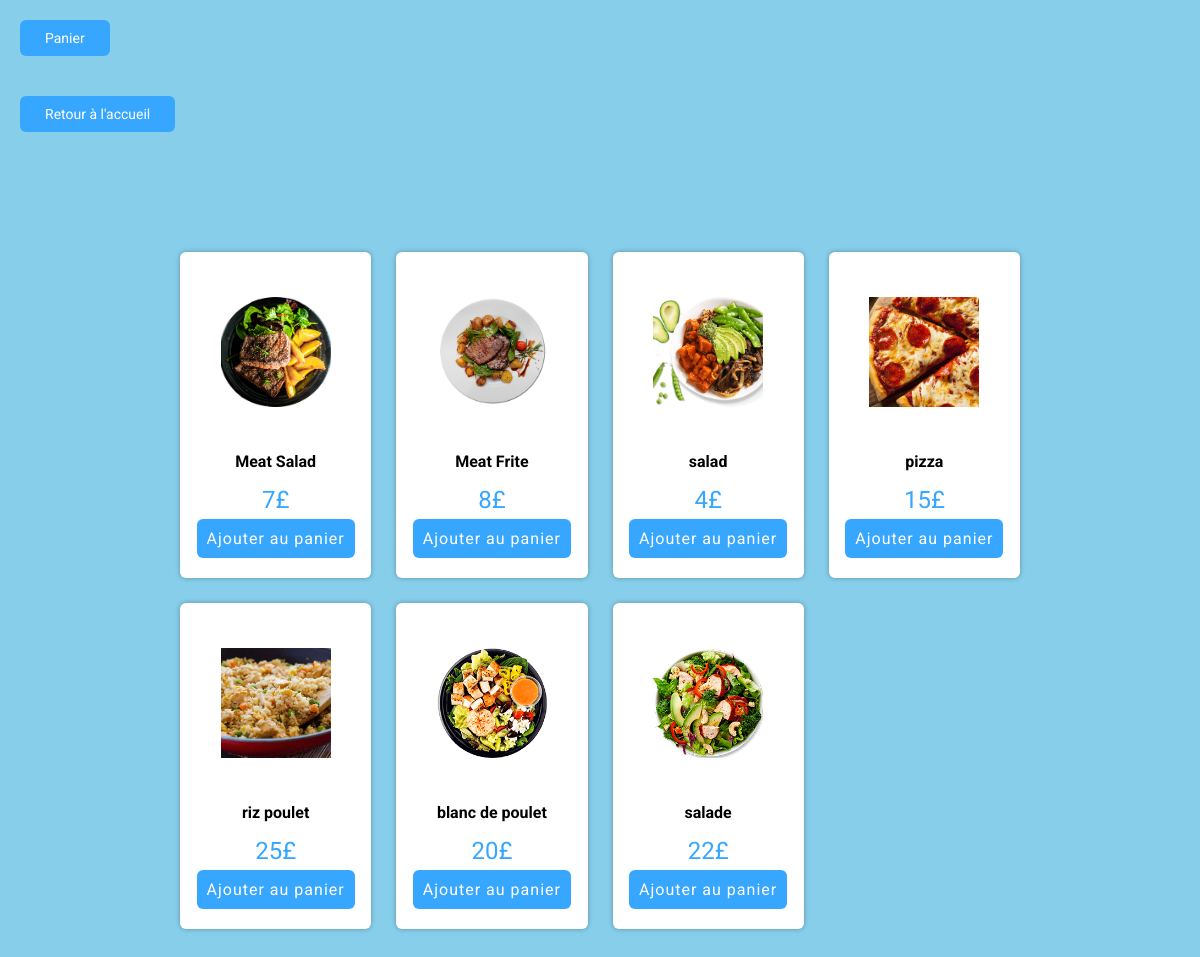
The page /panier/index.php on the database its author committed.
### tables this page shows
CREATE TABLE `products` (
  `id` int(11) NOT NULL,
  `img` varchar(1000) NOT NULL,
  `price` int(11) NOT NULL,
  `name` varchar(255) NOT NULL
);

### panier/index.php (the view, shortened to what this page needs)
<!DOCTYPE html>
<html lang="en">
<head>
    <link rel="stylesheet" href="style.css">
</head>
<body>
    <a href="panier.php" class="link"> Panier</a>
    <a href="../index.php" class="link"> Retour à l'accueil</a>
    <section class="products_list">
        <?php
        include_once "connexion.php";
         $req= mysqli_query($con, "SELECT * FROM products");
         while($row = mysqli_fetch_assoc($req)){
        ?>
        <form action="" class="product">
            <div class="image_product">
                <img src="images/<?=$row['img']?>">
            </div>
            <div class="content">
                <h4 class="name"><?=$row['name']?></h4>
                <h2 class="price"><?=$row['price']?>£</h2>
                <a href="ajouter_panier.php?id=<?=$row['id']?>" class="id_product">Ajouter au panier</a>
            </div>
        </form>
       <?php } ?>
    </section>
</body>
</html>

### panier/style.css (style rules this page uses)
* { margin: 0; padding: 0; box-sizing: border-box; font-family: 'Roboto', sans-serif; }
body { display: flex; flex-direction: column; min-height: 100vh; background-color: skyblue; }
.link { margin: 20px; width: fit-content; position: relative; text-decoration: 0; background-color: #37a6ff; color: #fff; padding: 10px 25px; border-radius: 6px; font-size: 14px; }
.products_list { margin: 100px auto; position: relative; width: 70%; display: grid; grid-template-columns: repeat(auto-fit,minmax(170px,1fr)); grid-gap: 25px; }
.product { background-color: #fff; width: 100%; box-shadow: 0 0 5px rgba(0, 0, 0, 0.3); border-radius: 6px; overflow: hidden; transition: 0.5s; }
.image_product { height: 200px; width: 100%; display: flex; align-items: center; justify-content: center; }
.image_product img { height: 150px; width: 150px; object-fit: cover; padding: 20px; }
.content { margin-top: 0px; margin-bottom: 30px; height: fit-content; text-align: center; }
.price { margin: 15px 0; font-weight: 400; color: #37a6ff; }
.id_product { text-align: center; text-decoration: 0; background-color: #37a6ff; letter-spacing: 1px; color: #fff; padding: 10px 10px; border-radius: 6px; }

### rows shown on the page
products: img (picture), name "Meat Salad", price "7"
products: img (picture), name "Meat Frite", price "8"
products: img (picture), name "salad", price "4"
products: img (picture), name "pizza", price "15"
products: img (picture), name "riz poulet", price "25"
products: img (picture), name "blanc de poulet", price "20"
products: shows a picture, name "salade", price "22"
